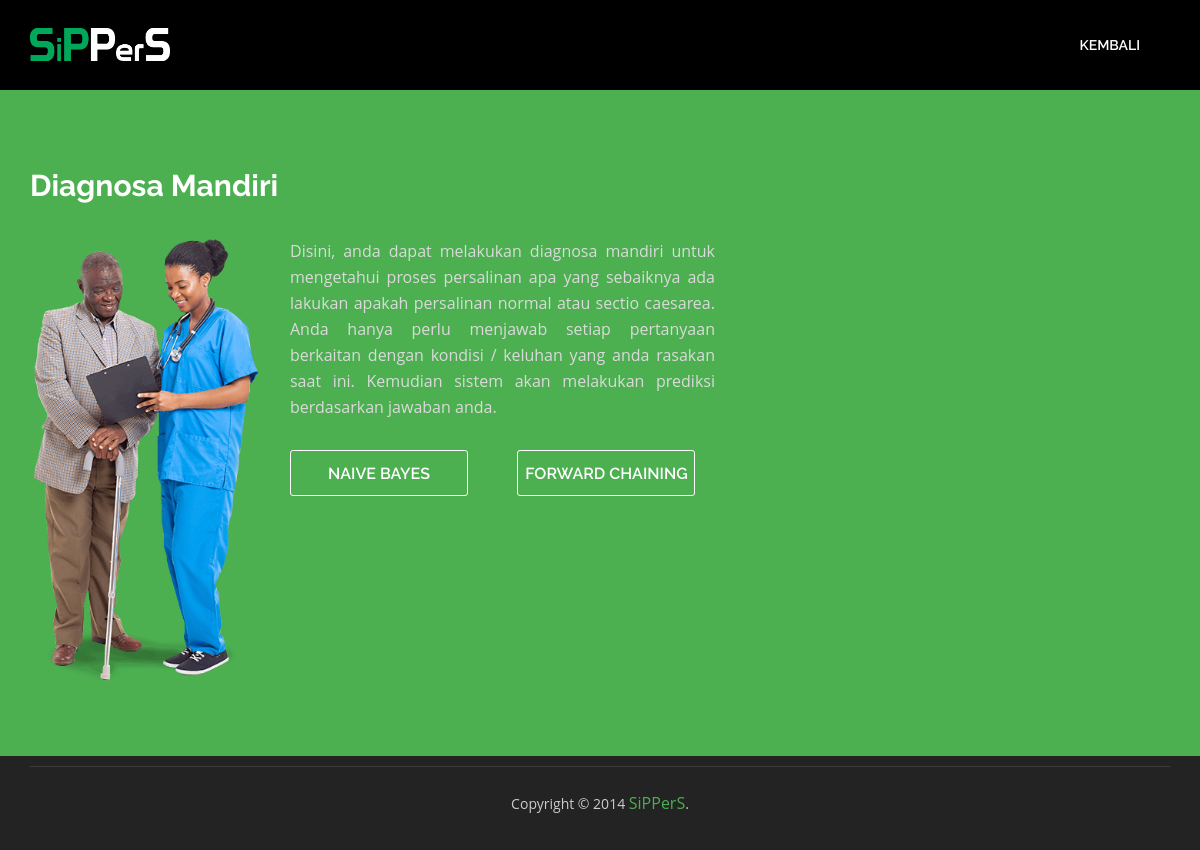
The app's page /periksa.php with its own data.
### tables this page shows
CREATE TABLE `info` (
  `id_info` int(2) NOT NULL AUTO_INCREMENT,
  `nama` text NOT NULL,
  `gambar` varchar(100) NOT NULL,
  `ket` text NOT NULL,
  PRIMARY KEY (`id_info`)
);

### info_periksa.php (the view)
<?php
	$query=mysqli_query($con,"SELECT * FROM info WHERE id_info=11");
	$home=mysqli_fetch_array($query);
	$nama  =$home['nama'];
	$gambar=$home['gambar'];
	$ket=$home['ket'];
	echo "<h2><strong>$nama</strong></h2>";
	echo"<div class=\"row\">";
	echo"<div class=\"col-lg-4 col-sm-7\">";
	echo"<img src=\"admin/gambar/$gambar\"> ";
	echo"</div>";
	echo"<div class=\"col-lg-7 col-sm-7\">";
	echo "<p>$ket</p>";
		echo"<div class=\"row\">";
		echo"<div class=\"col-lg-6\">";
		echo"<a href='periksa_nbc.php' class=\"read_more2\">Naive Bayes</a> ";
		echo"</div>";
		echo"<div class=\"col-lg-6\">";
		echo"<a href='periksa_fc.php' class=\"read_more2\">Forward Chaining</a> ";
		echo"</div>";
		echo"</div>";
	echo"</div>";
	echo"</div>";
?>

### css/style.css (style rules this page uses)
img { max-width: 100%; }
a, a:hover, a:active { outline: 0px !important; }
body { background: #fff; font-family: 'Open Sans', sans-serif; font-size: 14px; font-weight: normal; color: #888888; margin: 0; }
h2 { font-size: 38px; color: #222222; font-family: 'Raleway', sans-serif; font-weight: normal; margin: 0px 0 25px 0; text-align: center; }
p { line-height: 24px; margin: 0; }
.hero_section p { text-align:justify; }
.top_left_cont h2 { font-size: 30px; color: #FFF; line-height: 52px; margin: 0 0 26px 0; font-family: 'Raleway', sans-serif; text-align: justify; }
.top_left_cont h2 strong { font-weight: 700; }
.top_left_cont p { font-size: 16px; color: #DADADA; margin: 0 0 30px 0; line-height: 26px; }
a.read_more2 { font-family: 'Raleway', sans-serif; display: block; font-size: 16px; width: 178px; height: 46px; line-height: 46px; border-radius: 3px; text-align: center; text-transform: uppercase; font-weight: 600; transition: all 0.2s ease-in-out; -moz-transition: all 0.2s ease-in-out; -webkit-transition: all 0.2s ease-in-out; background: transparent; color: #fff; border: 1px solid #fff; }

### records on screen
info: nama "Diagnosa Mandiri", gambar (picture), ket "Disini, anda dapat melakukan diagnosa mandiri untuk mengetahui proses persalinan apa yang sebaiknya ada lakukan apakah persalinan normal atau sectio caesarea. Anda hanya perlu menjawab setiap pertanyaan berkaitan dengan kondisi / keluhan yang anda rasakan saat ini. Kemudian sistem akan melakukan prediksi berdasarkan jawaban anda."
